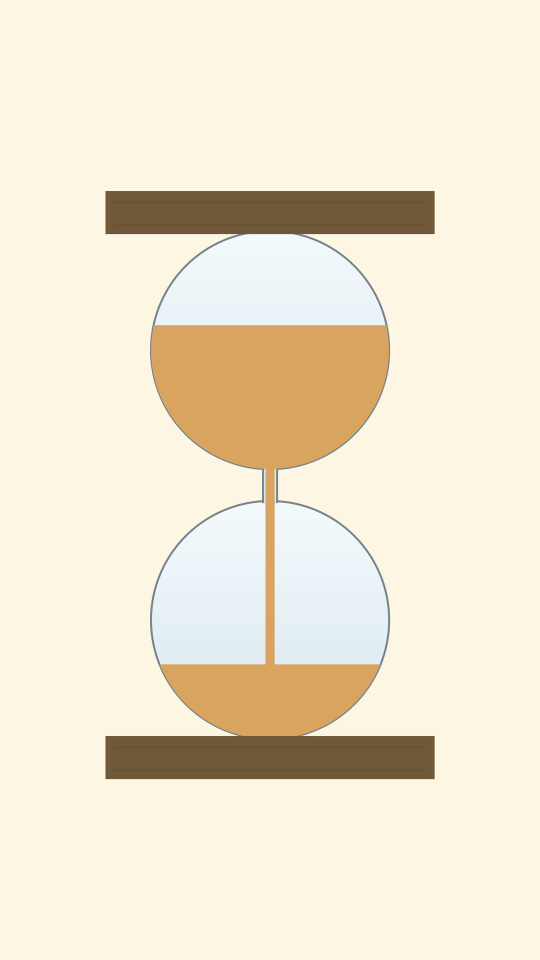
#> input picture presplash.png, 1080 x 1920 px (shown at 1/2 size)
$ python _probe_cap_count.py ../presplash.png
#> lines starting #> are read from the running program, lines starting #| are printed output that depends on the picture; after the words box and inside, x2 and y2 are one past the last pixel; in counts of white or black regions, pixels touching at a corner belong together
# -*- coding: utf-8 -*-
"""数"沙面上方的淡色小帽"像素 —— 设备上判"亮带露到矩形外"这条。

判据(在**修前**图上标定, 不在修后图上拍脑袋):
  沙   = b < 140 且 r > 190 (饱和橙)
  玻璃 = r>225 且 g>235 且 b>235 (近白蓝)
  小帽 = 都不是, 且 **b 落在两者之间** —— 即"暖而亮"的过渡色
         r27 实测 (232,211,173): b=173, 恰在 沙(<140) 与 玻璃(>235) 之间
做法: 逐列找**最上面的沙像素**, 再看它上方 15 行内的小帽像素数。
用法: python tools/_probe_cap_count.py <图...>
"""
import sys
from PIL import Image
import numpy as np

BODY_TOP, BODY_BOT = 260, 1950   # 沙漏本体的 y 范围(1080x2400 竖屏)


def count(path):
#> called with path = '../presplash.png'
    a = np.asarray(Image.open(path).convert("RGB")).astype(int)
    r, g, b = a[:, :, 0], a[:, :, 1], a[:, :, 2]
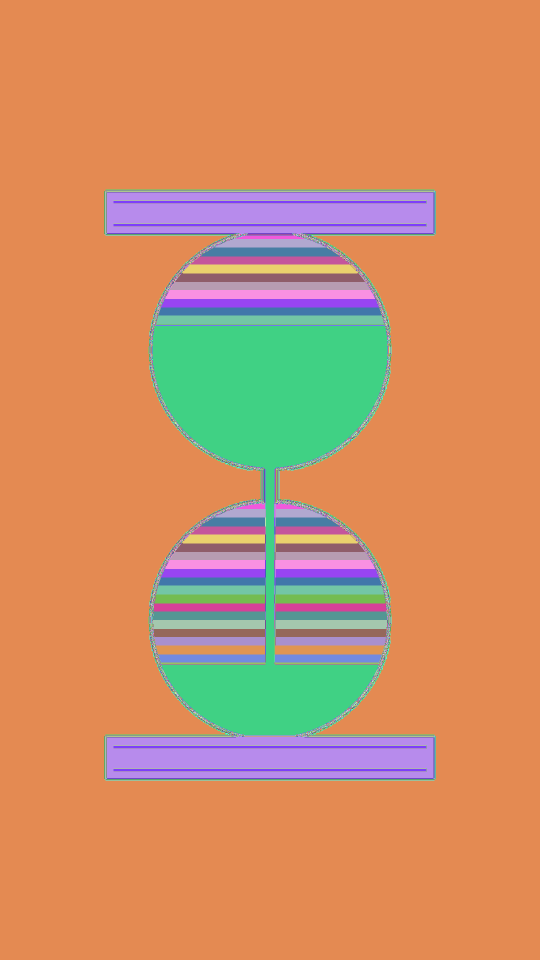
#> r: shape (1920, 1080) int64 (shown at 1/2 size); 156 distinct labels, from 98 to 255; one colour per label, 0 black
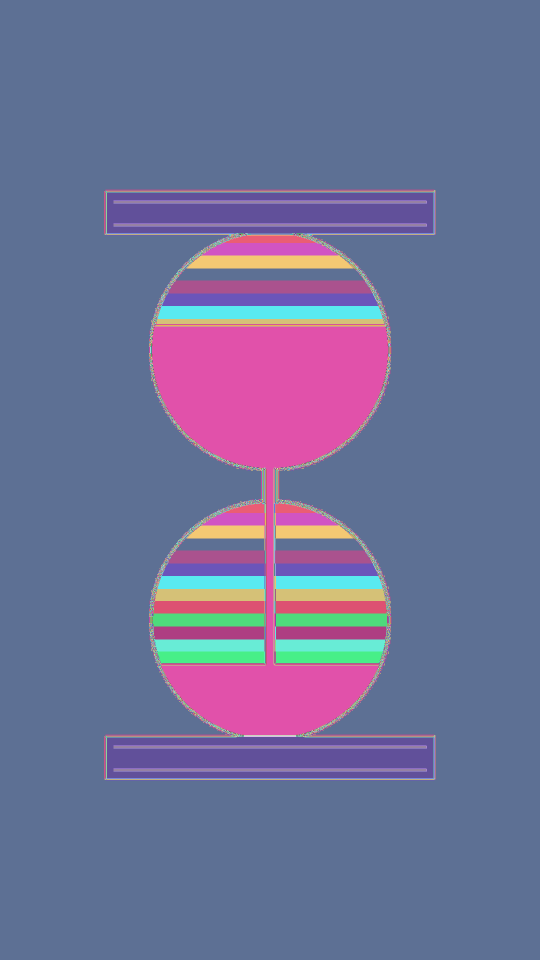
#> g: shape (1920, 1080) int64 (shown at 1/2 size); 167 distinct labels, from 75 to 255; one colour per label, 0 black
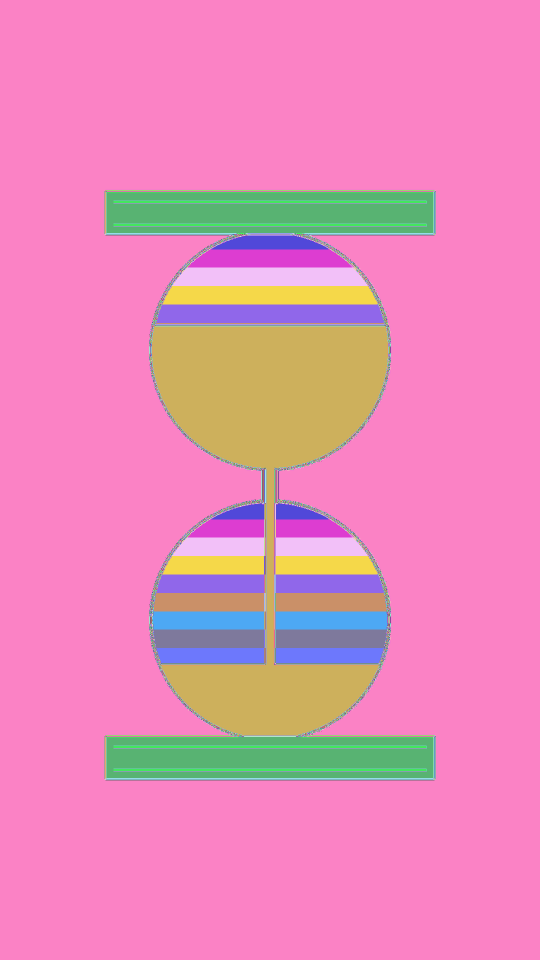
#> b: shape (1920, 1080) int64 (shown at 1/2 size); 197 distinct labels, from 40 to 255; one colour per label, 0 black
    sand = (b < 140) & (r > 190)
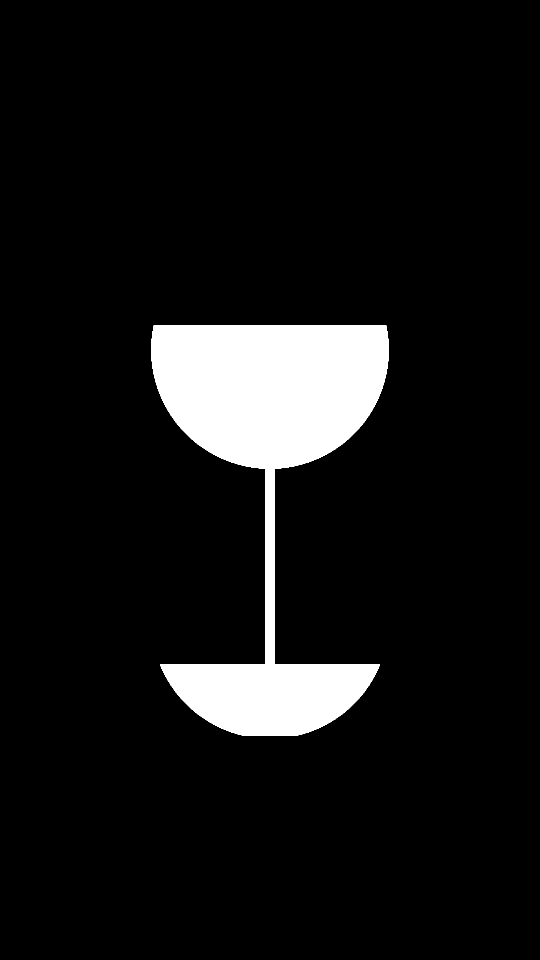
#> sand: shape (1920, 1080) bool (shown at 1/2 size); 8% white; 1 white region, box (x1, y1, x2, y2) and area: (302, 651, 778, 1472) 165760
    sand[:BODY_TOP] = False          # 顶部色块按钮
    sand[BODY_BOT:] = False          # 底部控件
    cap = (b >= 140) & (b < 225) & (r > 200) & (g > 185)
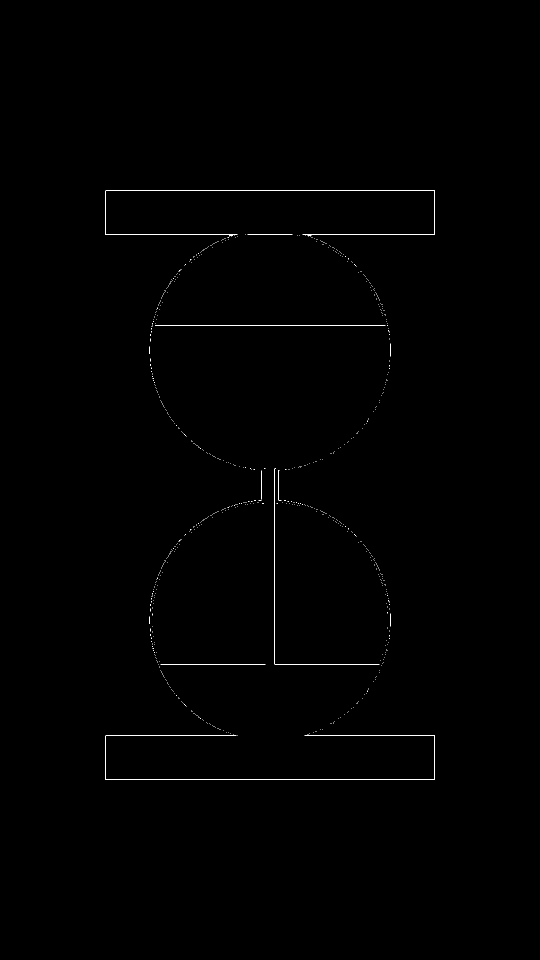
#> cap: shape (1920, 1080) bool (shown at 1/2 size); 0.25% white in thin lines or dots, all inside (x1, y1, x2, y2) = (210, 381, 870, 1559)
    # 限定在上球区域(排除下球): 从上往下第一个"沙行数>100"的位置起, 往上 400 行内
    # ⚠️ 必须限定到**沙漏本体**: 第一版全图扫, 锁到了顶部那排色块按钮
    #    (三张完全不同的图都给同一个 169 ⇒ 判据是死的, 一眼可辨)。
    rows = sand.sum(axis=1)
#> rows = 1920 values, max 476 at index 693, min 0 at index 0, mean 86.33
    ys = np.nonzero(rows > 100)[0]
#> ys = 424 values from 651 to 1471
    if len(ys) == 0:
        return path, 0, 0, None
    top = ys.min()
#> top = 651
    lo, hi = max(0, top - 400), top + 60
#> lo = 251; hi = 711
    n_cap = 0
    cols_hit = 0
    for x in range(a.shape[1]):
        col = sand[lo:hi, x]
        idx = np.nonzero(col)[0]
        if len(idx) == 0:
            continue
        y0 = lo + idx[0]
        seg = cap[max(0, y0 - 15):y0, x]
        c = int(seg.sum())
        if c:
            n_cap += c
            cols_hit += 1
#> this loop made 1080 passes
#> y0 on passes 306, 307, 308, 311, 312, 313, 314, 315, 316, 317, 318, 319: 662, 657, 651, 651, 651, 651, 651, 651, 651, 651, 651, 651
#> after the loop, cols_hit = 466; n_cap = 470
    return path, n_cap, cols_hit, (lo, hi, top)


for p in sys.argv[1:]:
    path, n, cols, info = count(p)
#> path = '../presplash.png'; n = 470; cols = 466; info = (251, 711, 651)
    print("  %-46s 小帽像素 %5d, 涉及列 %4d   (窗口 %s)" % (path.split("/")[-1], n, cols, info))
#|   presplash.png                                  小帽像素   470, 涉及列  466   (窗口 (251, 711, 651))
